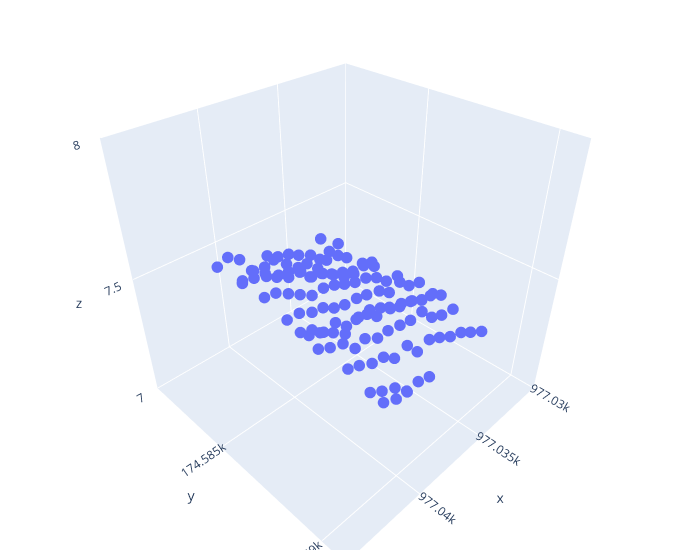

Notebook code for this chart:
### Code cell
import plotly.graph_objects as go

fig = go.Figure(data=[go.Scatter3d(x=square_points['x_scaled'], 
                                   y=square_points['y_scaled'], 
                                   z=square_points['z_scaled'],
                                   mode='markers',
                                  marker=dict(size=4,
                                              color=2))])

fig.update_layout(
    scene = dict(
        xaxis = dict(nticks=4, range=[977030,977045],),
                     yaxis = dict(nticks=4, range=[174581,174591],),
                     zaxis = dict(nticks=4, range=[7,8],),),
    width=700,
    margin=dict(r=20, l=10, b=10, t=10))

fig.show()

### Figure 1 — Plotly figure (JSON) as saved in the notebook; plotly's stock layout.template omitted (floating-point values rounded to 4 significant figures; data arrays with more than 128 entries replaced by an {"elided": "..."} marker saying what was removed)
{"data": [{"marker": {"color": 2, "size": 4}, "mode": "markers", "type": "scatter3d", "x": {"elided": "135 float values"}, "y": {"elided": "135 float values"}, "z": {"elided": "135 float values"}}], "layout": {"margin": {"b": 10, "l": 10, "r": 20, "t": 10}, "scene": {"xaxis": {"nticks": 4, "range": [977030, 977045]}, "yaxis": {"nticks": 4, "range": [174581, 174591]}, "zaxis": {"nticks": 4, "range": [7, 8]}}, "width": 700}}
